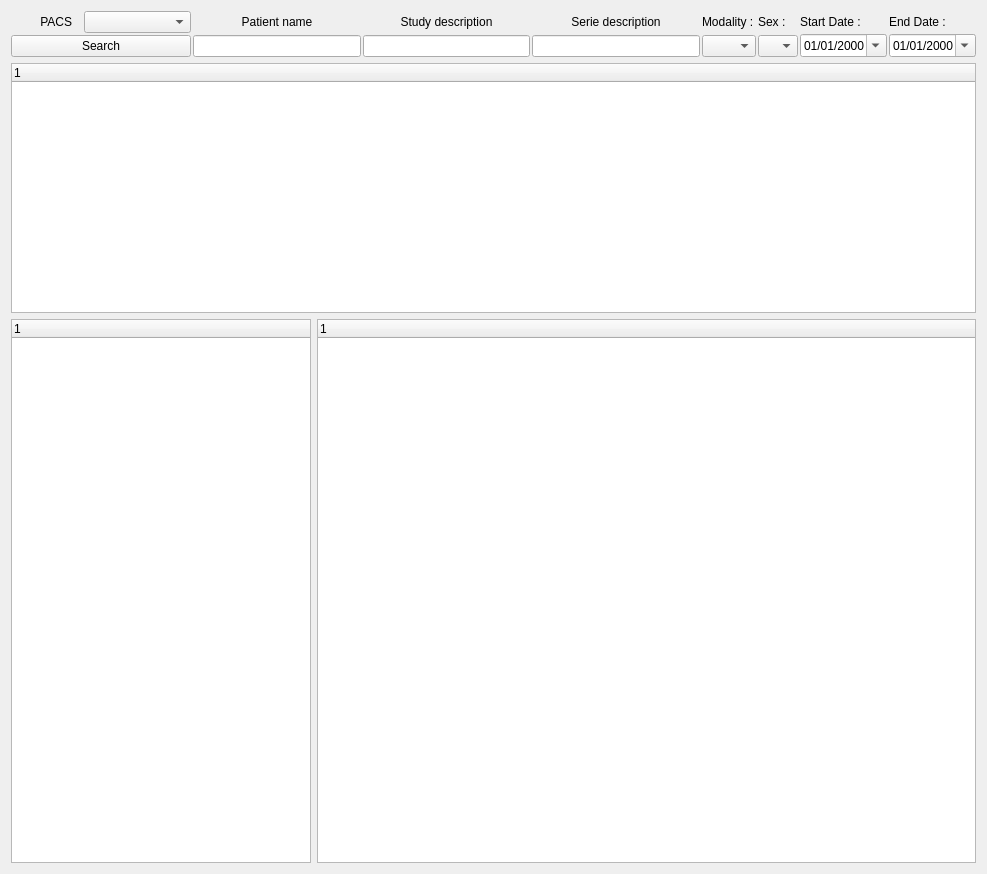
<?xml version="1.0" encoding="UTF-8"?>
<ui version="4.0">
 <class>QtDcmWidget</class>
 <widget class="QWidget" name="QtDcmWidget">
  <property name="geometry">
   <rect>
    <x>0</x>
    <y>0</y>
    <width>987</width>
    <height>874</height>
   </rect>
  </property>
  <property name="windowTitle">
   <string>Form</string>
  </property>
  <layout class="QGridLayout" name="gridLayout_4">
   <item row="0" column="0">
    <widget class="QFrame" name="frame">
     <property name="maximumSize">
      <size>
       <width>16777215</width>
       <height>60</height>
      </size>
     </property>
     <property name="frameShape">
      <enum>QFrame::NoFrame</enum>
     </property>
     <property name="frameShadow">
      <enum>QFrame::Raised</enum>
     </property>
     <layout class="QGridLayout" name="gridLayout">
      <property name="margin">
       <number>0</number>
      </property>
      <property name="spacing">
       <number>2</number>
      </property>
      <item row="0" column="0">
       <layout class="QVBoxLayout" name="verticalLayout">
        <item>
         <layout class="QHBoxLayout" name="horizontalLayout_8">
          <item>
           <widget class="QLabel" name="label_4">
            <property name="maximumSize">
             <size>
              <width>24</width>
              <height>24</height>
             </size>
            </property>
            <property name="text">
             <string/>
            </property>
            <property name="pixmap">
             <pixmap resource="../Resources/qtdcm.qrc">:/Images/pacs.svg</pixmap>
            </property>
            <property name="scaledContents">
             <bool>true</bool>
            </property>
           </widget>
          </item>
          <item>
           <widget class="QLabel" name="label_2">
            <property name="maximumSize">
             <size>
              <width>45</width>
              <height>16777215</height>
             </size>
            </property>
            <property name="text">
             <string> PACS</string>
            </property>
           </widget>
          </item>
          <item>
           <widget class="QComboBox" name="pacsComboBox"/>
          </item>
         </layout>
        </item>
        <item>
         <widget class="QPushButton" name="searchButton">
          <property name="minimumSize">
           <size>
            <width>180</width>
            <height>0</height>
           </size>
          </property>
          <property name="text">
           <string>Search</string>
          </property>
          <property name="icon">
           <iconset resource="../Resources/qtdcm.qrc">
            <normaloff>:/Images/search.svg</normaloff>:/Images/search.svg</iconset>
          </property>
         </widget>
        </item>
       </layout>
      </item>
      <item row="0" column="1">
       <layout class="QVBoxLayout" name="verticalLayout_4">
        <item>
         <layout class="QHBoxLayout" name="horizontalLayout">
          <item>
           <widget class="QLabel" name="label_7">
            <property name="text">
             <string>Patient name</string>
            </property>
            <property name="alignment">
             <set>Qt::AlignCenter</set>
            </property>
           </widget>
          </item>
         </layout>
        </item>
        <item>
         <widget class="QLineEdit" name="nameEdit">
          <property name="minimumSize">
           <size>
            <width>160</width>
            <height>0</height>
           </size>
          </property>
         </widget>
        </item>
       </layout>
      </item>
      <item row="0" column="2">
       <layout class="QVBoxLayout" name="verticalLayout_5">
        <item>
         <layout class="QHBoxLayout" name="horizontalLayout_2">
          <item>
           <widget class="QLabel" name="label_10">
            <property name="text">
             <string>Study description</string>
            </property>
            <property name="alignment">
             <set>Qt::AlignCenter</set>
            </property>
           </widget>
          </item>
         </layout>
        </item>
        <item>
         <widget class="QLineEdit" name="studyDescriptionEdit"/>
        </item>
       </layout>
      </item>
      <item row="0" column="3">
       <layout class="QVBoxLayout" name="verticalLayout_6">
        <item>
         <layout class="QHBoxLayout" name="horizontalLayout_6">
          <item>
           <widget class="QLabel" name="label_11">
            <property name="text">
             <string>Serie description</string>
            </property>
            <property name="alignment">
             <set>Qt::AlignCenter</set>
            </property>
           </widget>
          </item>
         </layout>
        </item>
        <item>
         <widget class="QLineEdit" name="serieDescriptionEdit"/>
        </item>
       </layout>
      </item>
      <item row="0" column="4">
       <layout class="QVBoxLayout" name="verticalLayout_7">
        <item>
         <widget class="QLabel" name="label_9">
          <property name="text">
           <string>Modality :</string>
          </property>
         </widget>
        </item>
        <item>
         <widget class="QComboBox" name="serieModalityComboBox">
          <item>
           <property name="text">
            <string/>
           </property>
          </item>
          <item>
           <property name="text">
            <string>MR</string>
           </property>
          </item>
          <item>
           <property name="text">
            <string>CT</string>
           </property>
          </item>
          <item>
           <property name="text">
            <string>PET</string>
           </property>
          </item>
         </widget>
        </item>
       </layout>
      </item>
      <item row="0" column="5">
       <layout class="QVBoxLayout" name="verticalLayout_8">
        <item>
         <widget class="QLabel" name="label_8">
          <property name="text">
           <string>Sex :</string>
          </property>
         </widget>
        </item>
        <item>
         <widget class="QComboBox" name="patientSexComboBox">
          <property name="maximumSize">
           <size>
            <width>50</width>
            <height>16777215</height>
           </size>
          </property>
          <item>
           <property name="text">
            <string/>
           </property>
          </item>
          <item>
           <property name="text">
            <string>M</string>
           </property>
          </item>
          <item>
           <property name="text">
            <string>F</string>
           </property>
          </item>
         </widget>
        </item>
       </layout>
      </item>
      <item row="0" column="6">
       <layout class="QVBoxLayout" name="verticalLayout_9">
        <item>
         <widget class="QLabel" name="label_12">
          <property name="text">
           <string>Start Date :</string>
          </property>
         </widget>
        </item>
        <item>
         <widget class="QDateEdit" name="startDateEdit">
          <property name="dateTime">
           <datetime>
            <hour>0</hour>
            <minute>0</minute>
            <second>0</second>
            <year>2000</year>
            <month>1</month>
            <day>1</day>
           </datetime>
          </property>
          <property name="minimumDate">
           <date>
            <year>1790</year>
            <month>9</month>
            <day>14</day>
           </date>
          </property>
          <property name="displayFormat">
           <string>dd/MM/yyyy</string>
          </property>
          <property name="calendarPopup">
           <bool>true</bool>
          </property>
         </widget>
        </item>
       </layout>
      </item>
      <item row="0" column="7">
       <layout class="QVBoxLayout" name="verticalLayout_10">
        <item>
         <widget class="QLabel" name="label_13">
          <property name="text">
           <string>End Date :</string>
          </property>
         </widget>
        </item>
        <item>
         <widget class="QDateEdit" name="endDateEdit">
          <property name="displayFormat">
           <string>dd/MM/yyyy</string>
          </property>
          <property name="calendarPopup">
           <bool>true</bool>
          </property>
         </widget>
        </item>
       </layout>
      </item>
     </layout>
    </widget>
   </item>
   <item row="1" column="0">
    <widget class="QFrame" name="frame_2">
     <property name="maximumSize">
      <size>
       <width>16777215</width>
       <height>250</height>
      </size>
     </property>
     <property name="frameShape">
      <enum>QFrame::NoFrame</enum>
     </property>
     <property name="frameShadow">
      <enum>QFrame::Raised</enum>
     </property>
     <layout class="QGridLayout" name="gridLayout_2">
      <property name="margin">
       <number>0</number>
      </property>
      <property name="spacing">
       <number>2</number>
      </property>
      <item row="0" column="0">
       <widget class="QTreeWidget" name="treeWidgetPatients">
        <property name="maximumSize">
         <size>
          <width>16777215</width>
          <height>250</height>
         </size>
        </property>
        <property name="alternatingRowColors">
         <bool>true</bool>
        </property>
        <property name="rootIsDecorated">
         <bool>false</bool>
        </property>
        <property name="animated">
         <bool>true</bool>
        </property>
        <property name="expandsOnDoubleClick">
         <bool>false</bool>
        </property>
        <column>
         <property name="text">
          <string notr="true">1</string>
         </property>
         <property name="icon">
          <iconset resource="../Resources/qtdcm.qrc">
           <normaloff>:/Images/users.svg</normaloff>:/Images/users.svg</iconset>
         </property>
        </column>
       </widget>
      </item>
     </layout>
    </widget>
   </item>
   <item row="2" column="0">
    <layout class="QHBoxLayout" name="horizontalLayout_3">
     <item>
      <widget class="QTreeWidget" name="treeWidgetStudies">
       <property name="maximumSize">
        <size>
         <width>300</width>
         <height>16777215</height>
        </size>
       </property>
       <property name="alternatingRowColors">
        <bool>true</bool>
       </property>
       <property name="rootIsDecorated">
        <bool>false</bool>
       </property>
       <property name="animated">
        <bool>true</bool>
       </property>
       <column>
        <property name="text">
         <string notr="true">1</string>
        </property>
        <property name="icon">
         <iconset resource="../Resources/qtdcm.qrc">
          <normaloff>:/Images/folder.svg</normaloff>:/Images/folder.svg</iconset>
        </property>
       </column>
      </widget>
     </item>
     <item>
      <widget class="QTreeWidget" name="treeWidgetSeries">
       <property name="alternatingRowColors">
        <bool>true</bool>
       </property>
       <property name="animated">
        <bool>true</bool>
       </property>
       <column>
        <property name="text">
         <string notr="true">1</string>
        </property>
        <property name="icon">
         <iconset resource="../Resources/qtdcm.qrc">
          <normaloff>:/Images/paradigm.svg</normaloff>:/Images/paradigm.svg</iconset>
        </property>
       </column>
      </widget>
     </item>
    </layout>
   </item>
  </layout>
 </widget>
 <resources>
  <include location="../Resources/qtdcm.qrc"/>
 </resources>
 <connections/>
</ui>
